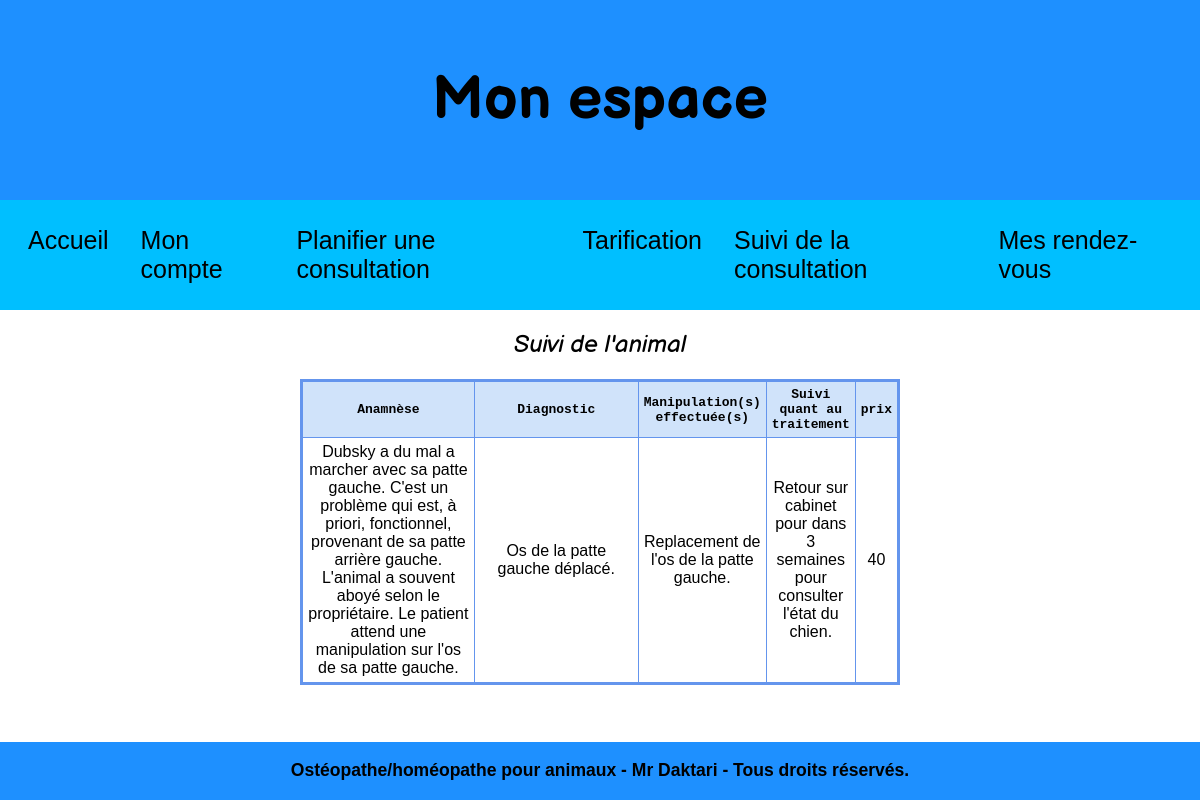
Page /suiviConsult.php (signed in) on the committed database.
### tables this page shows
CREATE TABLE `CONSULTATION` (
  `id` INT PRIMARY KEY NOT NULL AUTO_INCREMENT,
  `duree` INT NOT NULL,
  `anamnese` VARCHAR(1000) NOT NULL,
  `diagnostic` VARCHAR(1000) NOT NULL,
  `manipulation` VARCHAR(1000),
  `suivi` VARCHAR(500) NOT NULL,
  `prix` INT NOT NULL,
  `id_rendezvous` INT NOT NULL,
  FOREIGN KEY (`id_rendezvous`) REFERENCES `RENDEZ_VOUS`(`id`) ON DELETE CASCADE
);

### suiviConsult.php (the view, shortened to what this page needs)
<?php
include_once('connexion.php');
$queryParticulier = $dbh->query("SELECT id_particulier FROM `LOGIN` WHERE utilisateur = '" . $_SESSION['utilisateur'] . "'");
$user = $queryParticulier->fetch();
$userId = $user['id_particulier'];
$queryRdv = $dbh->query("SELECT id FROM `RENDEZ_VOUS` WHERE `id_particulier` = '$userId'");
$rdv = $queryRdv->fetch();
$rdvId = $rdv['id'];
$queryConsult = $dbh->query("SELECT * FROM `CONSULTATION` WHERE `id_rendezvous` = '$rdvId'");
$consult = $queryConsult->fetch();
?>
<!DOCTYPE html>
<html>
<head>
    <link rel="stylesheet" type="text/css" href="styles/global.css">
    <link rel="stylesheet" type="text/css" href="styles/suiviConsult.css">
</head>
<body>
    <?php include_once('includes/header.html');
    include_once('includes/menuClient.php');
    ?>
    <main>
        <div class="suiviConsultation">
            <h2>Suivi de l'animal</h2>
            <table>
                <tr>
                    <th colspan="3">Anamnèse</th>
                    <th colspan="3">Diagnostic</th>
                    <th colspan="1">Manipulation(s) effectuée(s)</th>
                    <th colspan="3">Suivi quant au traitement</th>
                    <th colspan="2">prix</th>
                </tr>
                <tr>
                    <td colspan="3"><?php echo $consult['anamnese'] ?></td>
                    <td colspan="3"><?php echo $consult['diagnostic'] ?></td>
                    <td colspan="1"><?php echo $consult['manipulation'] ?></td>
                    <td colspan="3"><?php echo $consult['suivi'] ?></td>
                    <td colspan="2"><?php echo $consult['prix'] ?></td>
                </tr>
            </table>
        </div>
    </main>
</body>
</html>

### styles/global.css (style rules this page uses)
* { box-sizing: border-box; font-family: "Dyno", "Cycle", Arial, sans-serif; }
h1, h2 { font-family: "Balsamiq Sans", "Dyno", Arial, sans-serif; float: middle; margin-left: auto; margin-right: auto; }
h1 { font-style: normal; font-weight: bold; }
h2 { font-style: italic; font-weight: normal; margin: auto; }
html, body { margin: 0; background-color: white; display: flex; flex-direction: column; height: 100%; }
main { flex: 1 0 auto; }
header { padding: 2%; font-size: 30px; text-align: center; background-color: #1E90FF; color: black; }
footer { padding: 1px; font-size: 15px; text-align: center; background-color: #1E90FF; color: black; display: center; }
table { border: medium solid #6495ed; border-collapse: collapse; }
th { font-family: monospace; border: thin solid #6495ed; width: 50%; padding: 5px; background-color: #D0E3FA; }
td { font-family: sans-serif; border: thin solid #6495ed; width: 50%; padding: 5px; text-align: center; background-color: #ffffff; }

### rows in the picture
consultation: anamnese "Dubsky a du mal a marcher avec sa patte gauche. C'est un problème qui est, à priori, fonctionnel, provenant de sa patte arrière gauche. L'animal a souvent aboyé selon le propriétaire. Le patient attend une manipulation sur l'os de sa patte gauche.", diagnostic "Os de la patte gauche déplacé.", manipulation "Replacement de l'os de la patte gauche.", suivi "Retour sur cabinet pour dans 3 semaines pour consulter l'état du chien.", prix "40"
